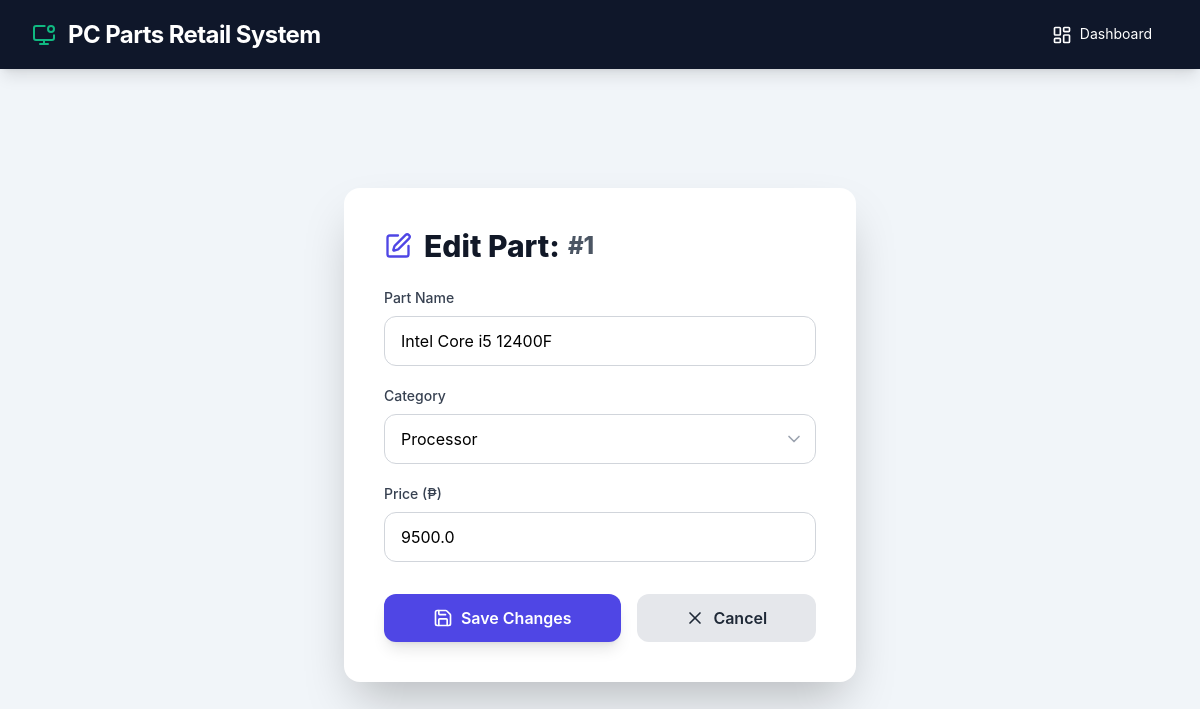
The page /edit/1 (signed in) on the database its author committed.
### tables this page shows
CREATE TABLE pc_parts (id INTEGER PRIMARY KEY AUTOINCREMENT, name TEXT NOT NULL, category TEXT NOT NULL, price REAL NOT NULL);

### app.py (the view, shortened to what this page needs)
@app.route('/edit/<int:id>', methods=['GET', 'POST'])
def edit_part(id):
    if 'role' not in session or session['role'] != 'admin':
        return redirect(url_for('index'))
    part = get_part_by_id(id)
    if part is None:
        return redirect(url_for('index'))
    current_part = get_part_by_id(id)
    return render_template('edit.html', part=current_part)

### app.py (called while the page is built)
def get_db_connection():
    conn = sqlite3.connect(DB_NAME)
    conn.row_factory = sqlite3.Row
    return conn

def get_part_by_id(part_id):
    try:
        conn = get_db_connection()
        part = conn.execute('SELECT * FROM pc_parts WHERE id = ?', (int(part_id),)).fetchone()
        conn.close()
        return part
    except Exception as e:
        print(f"Error fetching part by ID: {e}")
        return None

### templates/edit.html (shortened to what this page needs)
<!DOCTYPE html>
<html lang="en">
<head>
    <script src="https://cdn.tailwindcss.com"></script>
</head>
<body class="font-sans antialiased flex flex-col min-h-screen">
    <header class="bg-dark-bg text-white shadow-lg">
        <div class="max-w-7xl mx-auto px-4 sm:px-6 lg:px-8 py-4 flex justify-between items-center">
            <div class="text-2xl font-bold tracking-tight flex items-center">
                <i data-lucide="monitor-dot" class="w-6 h-6 mr-3 text-primary"></i>
                PC Parts Retail System
            </div>
            <a href="{{ url_for('index') }}" class="text-sm px-4 py-2 rounded-lg hover:bg-slate-700 transition duration-150">
                <i data-lucide="layout-dashboard" class="w-5 h-5 inline-block mr-1"></i>
                Dashboard
            </a>
        </div>
    </header>
    <main class="flex-grow flex items-center justify-center p-4">
        <div class="w-full max-w-lg bg-white p-8 sm:p-10 rounded-2xl shadow-2xl">
            <h1 class="text-3xl font-extrabold text-gray-900 mb-6 flex items-center">
                <i data-lucide="edit" class="w-7 h-7 mr-3 text-indigo-600"></i>
                Edit Part: <span class="text-gray-600 ml-2 text-2xl">#{{ part.id }}</span>
            </h1>
            <form method="POST" action="{{ url_for('edit_part', id=part.id) }}">
                <div class="mb-5">
                    <label for="name" class="block text-sm font-medium text-gray-700 mb-2">Part Name</label>
                    <input
                        type="text"
                        id="name"
                        name="name"
                        value="{{ part.name }}"
                        required
                        class="w-full px-4 py-3 border border-gray-300 rounded-xl focus:outline-none focus:ring-2 focus:ring-primary focus:border-primary transition duration-150"
                    >
                </div>
                <div class="mb-5">
                    <label for="category" class="block text-sm font-medium text-gray-700 mb-2">Category</label>
                    <div class="relative">
                        <select
                            id="category"
                            name="category"
                            required
                            class="appearance-none w-full px-4 py-3 border border-gray-300 rounded-xl focus:outline-none focus:ring-2 focus:ring-primary focus:border-primary transition duration-150 bg-white pr-10"
                        >
                            {% set categories = ['Processor', 'Motherboard', 'Memory', 'Storage', 'Graphics Card', 'Power Supply', 'Case', 'Cooling'] %}
                            {% for cat in categories %}
                                <option value="{{ cat }}" {% if cat == part.category %} selected {% endif %}>
                                    {{ cat }}
                                </option>
                            {% endfor %}
                        </select>
                    </div>
                </div>
                <div class="mb-8">
                    <label for="price" class="block text-sm font-medium text-gray-700 mb-2">Price (₱)</label>
                    <input
                        type="number"
                        id="price"
                        name="price"
                        step="0.01"
                        min="0"
                        value="{{ part.price }}"
                        required
                        class="w-full px-4 py-3 border border-gray-300 rounded-xl focus:outline-none focus:ring-2 focus:ring-primary focus:border-primary transition duration-150"
                    >
                </div>
                <div class="flex flex-col sm:flex-row space-y-4 sm:space-y-0 sm:space-x-4">
                    <button
                        type="submit"
                        class="flex-grow bg-indigo-600 hover:bg-indigo-700 text-white font-semibold py-3 px-6 rounded-xl shadow-lg transition duration-300 ease-in-out transform hover:scale-[1.01] flex items-center justify-center"
                    >
                        <i data-lucide="save" class="w-5 h-5 mr-2"></i> Save Changes
                    </button>
                    <a
                        href="{{ url_for('index') }}"
                        class="flex-grow text-center bg-gray-200 hover:bg-gray-300 text-gray-800 font-semibold py-3 px-6 rounded-xl transition duration-150 flex items-center justify-center"
                    >
                         <i data-lucide="x" class="w-5 h-5 mr-2"></i> Cancel
                    </a>
                </div>
            </form>
        </div>
    </main>
</body>
</html>

### templates/edit.html (style rules this page uses)
body { font-family: 'Inter', sans-serif; background-color: #f1f5f9; min-height: 100vh; }

### rows shown on the page
pc_parts: id "1", name "Intel Core i5 12400F", category "Processor", price "9500.0"
